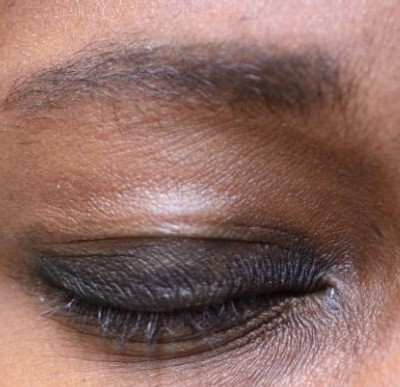
#> input picture dataset/eyes/Closed/_110.jpg, 400 x 387 px
$ python -i augment_utils.py   (imports and definitions only)
#> lines starting #> are read from the running program, lines starting #| are printed output that depends on the picture
#> further down, picture is the input picture: shape (387, 400, 3); mean B, G, R 98.9, 106.7, 141.6
import cv2
import numpy as np
import random

def augment_image(img):
    """
    Apply a series of data augmentation transformations to a single image.
    Returns a list of augmented versions including the original image.
    """

    augmented = [img]  # Start with the original

    # === 1. Horizontal Flip ===
    flipped = cv2.flip(img, 1)  # 1 = horizontal
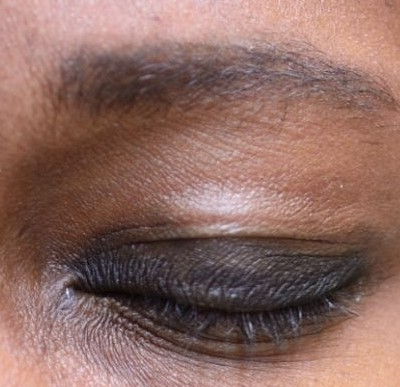
#> flipped: shape (387, 400, 3); mean B, G, R 98.9, 106.7, 141.6
    augmented.append(flipped)

    # === 2. Rotation (±10°) ===
    h, w = img.shape[:2]
#> h = 387; w = 400
    for angle in [-10, 10]:
        M = cv2.getRotationMatrix2D((w // 2, h // 2), angle, 1)
        rotated = cv2.warpAffine(img, M, (w, h))
        augmented.append(rotated)
#> this loop made 2 passes
#> pass 2, in augment_image, `rotated = cv2.warpAffine(img, M, (w, h))`:
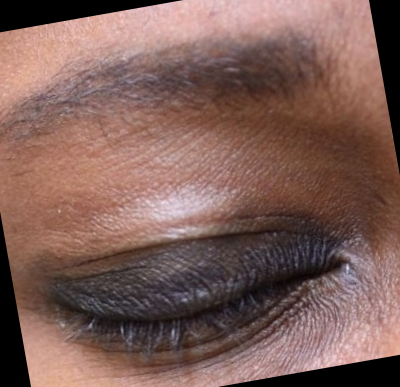
#> rotated: shape (387, 400, 3); mean B, G, R 88.5, 95.3, 126.6
#> after the loop, augmented = 4 items

    # === 3. Zoom (scale ±10%) ===
    for scale in [0.9, 1.1]:
        zoomed = cv2.resize(img, None, fx=scale, fy=scale, interpolation=cv2.INTER_LINEAR)
        # Center-crop to original size
        zh, zw = zoomed.shape[:2]
        start_x = (zw - w) // 2
        start_y = (zh - h) // 2
        zoomed_crop = zoomed[start_y:start_y + h, start_x:start_x + w]
        if zoomed_crop.shape == img.shape:
            augmented.append(zoomed_crop)
#> this loop made 2 passes
#> pass 2, in augment_image, `zoomed_crop = zoomed[start_y:start_y + h, start_x:start_x + w]`:
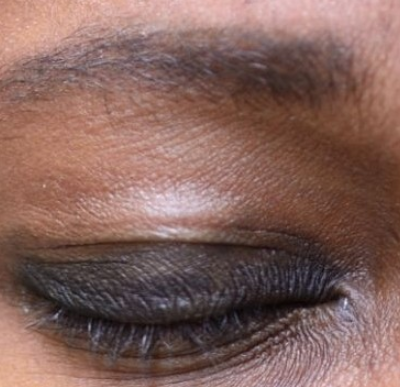
#> zoomed_crop: shape (387, 400, 3); mean B, G, R 91.8, 98.9, 131.6
#> after the loop, augmented = 5 items

    # === 4. Brightness Shift (±30%) ===
    for brightness in [0.7, 1.3]:
        bright = np.clip(img.astype(np.float32) * brightness, 0, 255).astype(np.uint8)
        augmented.append(bright)
#> this loop made 2 passes
#> pass 1, in augment_image, `bright = np.clip(img.astype(np.float32) * brightness, 0, 255).astype(n..`:
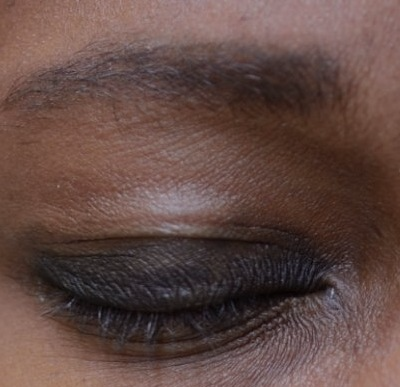
#> bright: shape (387, 400, 3); mean B, G, R 68.8, 74.2, 98.7
#> pass 2, in augment_image, `bright = np.clip(img.astype(np.float32) * brightness, 0, 255).astype(n..`:
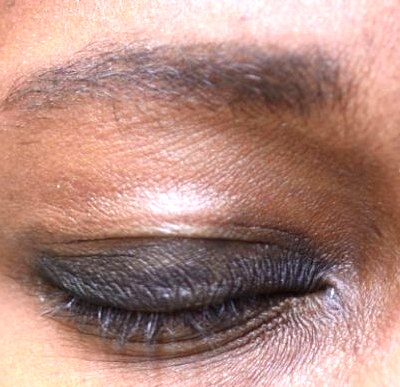
#> bright: shape (387, 400, 3); mean B, G, R 128, 138.2, 179
#> after the loop, augmented = 7 items

    # === 5. Gaussian Blur ===
    blurred = cv2.GaussianBlur(img, (5, 5), 0)
    augmented.append(blurred)

    # === 6. Gaussian Noise ===
    noise = np.random.normal(0, 10, img.shape).astype(np.uint8)
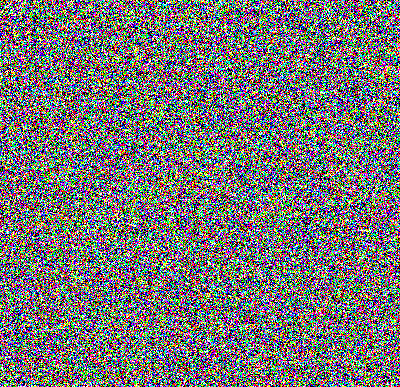
#> noise: shape (387, 400, 3); mean B, G, R 117.5, 117.3, 117.9
    noisy = cv2.add(img, noise)
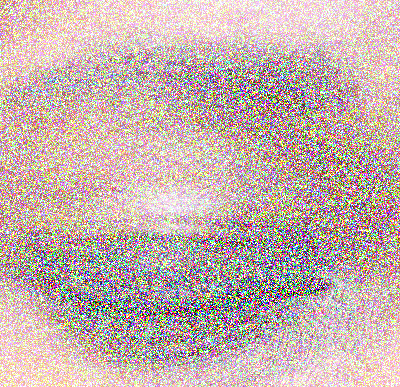
#> noisy: shape (387, 400, 3); mean B, G, R 174.4, 178.3, 197.5
    augmented.append(noisy)

    return augmented

>>> import cv2
>>> picture = cv2.imread('dataset/eyes/Closed/_110.jpg')
>>> result = augment_image(picture)
#> result = 9 items

$ run again, on dataset/eyes/Closed/_125.jpg
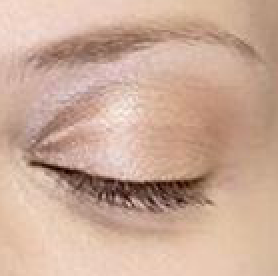
#> input picture dataset/eyes/Closed/_125.jpg, 139 x 138 px (shown 2 times larger)
#> picture is the input picture: shape (138, 139, 3); mean B, G, R 152.3, 170.7, 203.6
#> after the loop in augment_image, `for angle in [-10, 10]:`: augmented = 4 items
#> after the loop in augment_image, `for scale in [0.9, 1.1]:`: augmented = 5 items
#> after the loop in augment_image, `for brightness in [0.7, 1.3]:`: augmented = 7 items
#> in augment_image, `noise = np.random.normal(0, 10, img.shape).astype(np.uint8)`:
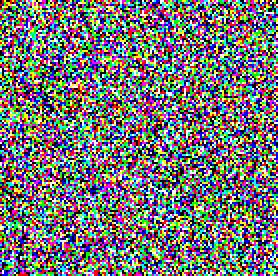
#> noise: shape (138, 139, 3) (shown 2 times larger); mean B, G, R 117.7, 117.5, 117.5
#> in augment_image, `noisy = cv2.add(img, noise)`:
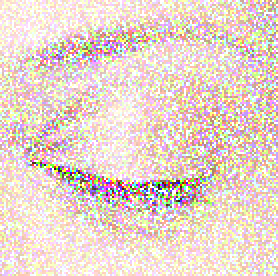
#> noisy: shape (138, 139, 3) (shown 2 times larger); mean B, G, R 203.3, 213, 230.8
#> result = 9 items

$ run again, on dataset/eyes/Closed/_126.jpg
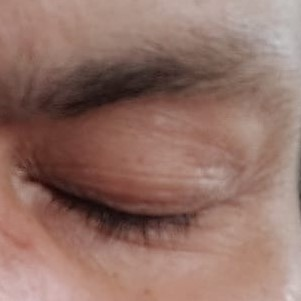
#> input picture dataset/eyes/Closed/_126.jpg, 301 x 301 px
#> picture is the input picture: shape (301, 301, 3); mean B, G, R 103.4, 113.4, 147.1
#> after the loop in augment_image, `for angle in [-10, 10]:`: augmented = 4 items
#> after the loop in augment_image, `for scale in [0.9, 1.1]:`: augmented = 5 items
#> after the loop in augment_image, `for brightness in [0.7, 1.3]:`: augmented = 7 items
#> in augment_image, `noise = np.random.normal(0, 10, img.shape).astype(np.uint8)`:
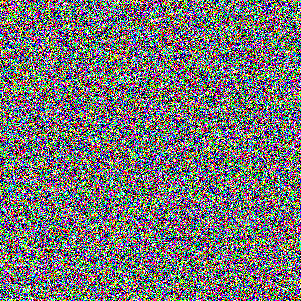
#> noise: shape (301, 301, 3); mean B, G, R 117.6, 117.7, 117.9
#> in augment_image, `noisy = cv2.add(img, noise)`:
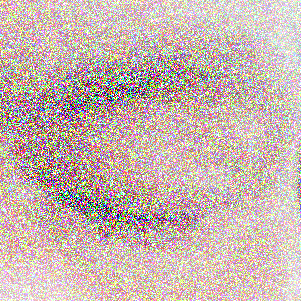
#> noisy: shape (301, 301, 3); mean B, G, R 176.7, 182.2, 200.5
#> result = 9 items

$ run again, on dataset/eyes/Closed/_127.jpg
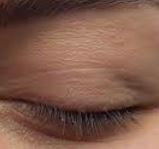
#> input picture dataset/eyes/Closed/_127.jpg, 159 x 149 px
#> picture is the input picture: shape (149, 159, 3); mean B, G, R 74.2, 89.3, 126.4
#> after the loop in augment_image, `for angle in [-10, 10]:`: augmented = 4 items
#> after the loop in augment_image, `for scale in [0.9, 1.1]:`: augmented = 5 items
#> after the loop in augment_image, `for brightness in [0.7, 1.3]:`: augmented = 7 items
#> in augment_image, `noisy = cv2.add(img, noise)`:
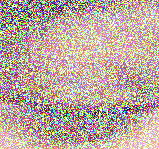
#> noisy: shape (149, 159, 3); mean B, G, R 160.9, 169.3, 189.3
#> result = 9 items
